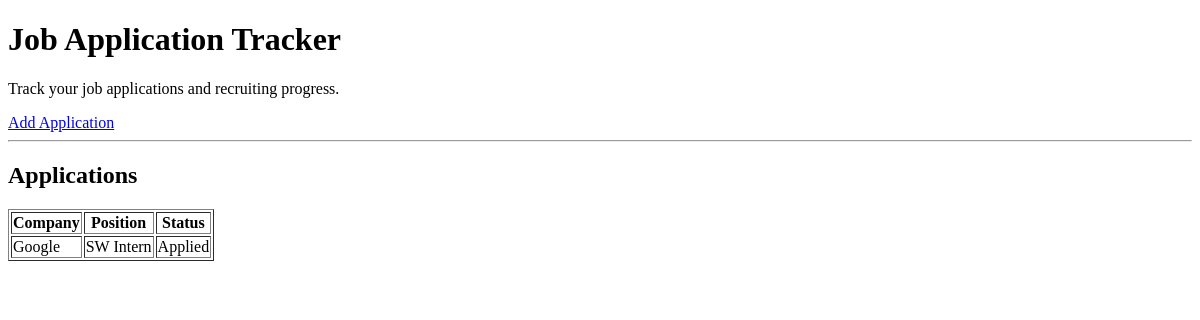
Before: / with the older database file.
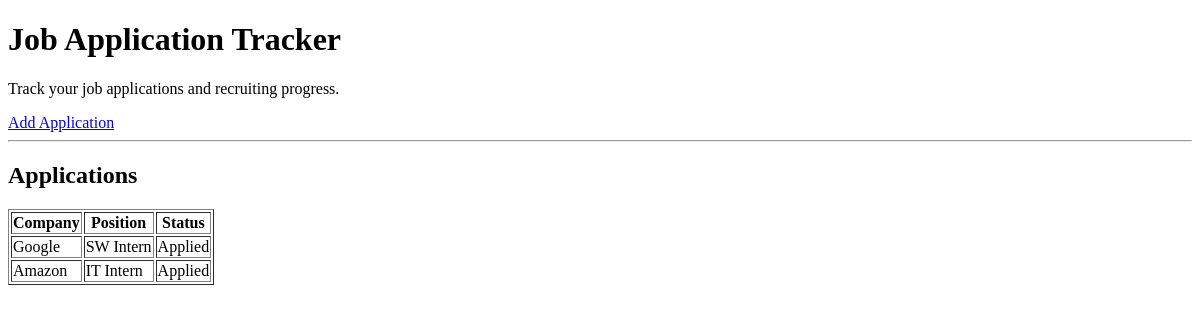
After: the same page with the newer database file.
### tables this page shows
CREATE TABLE applications (
    id INTEGER PRIMARY KEY AUTOINCREMENT,
    company TEXT NOT NULL,
    position TEXT NOT NULL,
    status TEXT NOT NULL
);

### app.py (the view)
@app.route("/")
def home():
    connection = sqlite3.connect("applications.db")
    cursor = connection.cursor()
    cursor.execute("SELECT * FROM applications")
    applications = cursor.fetchall()
    connection.close()
    return render_template(
        "index.html",
        applications=applications
    )

### templates/index.html (shortened to what this page needs)
<!DOCTYPE html>
<html>
<head>
</head>
<body>
    <h1>Job Application Tracker</h1>
    <p>Track your job applications and recruiting progress.</p>
    <a href="/add">Add Application</a>
    <hr>
    <h2>Applications</h2>
<table border="1">
    <tr>
        <th>Company</th>
        <th>Position</th>
        <th>Status</th>
    </tr>
    {% for application in applications %}
    <tr>
        <td>{{ application[1] }}</td>
        <td>{{ application[2] }}</td>
        <td>{{ application[3] }}</td>
    </tr>
    {% endfor %}
</table>
</body>
</html>

Changed rows visible on the page:
added applications: company "Amazon", position "IT Intern", status "Applied"
